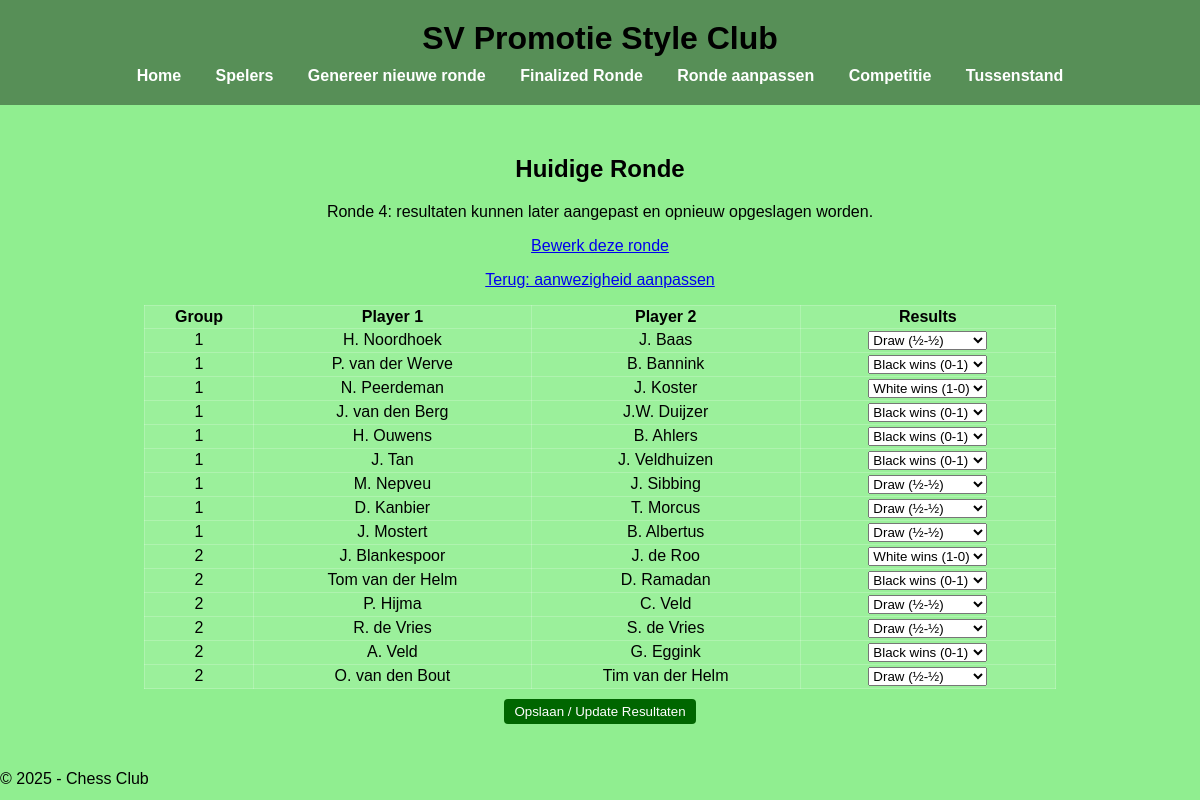
The page /finalized_round?round_id=4 on the database its author committed.
### tables this page shows
CREATE TABLE Pairings(
    Id INTEGER PRIMARY KEY AUTOINCREMENT,
    PlayerId1 text NOT NULL,
    PlayerId2 text NOT NULL,
    RoundId int NOT NULL,
    GroupNumber int NOT NULL,
    ResultsType int,
    Last_Update datetime NOT NULL DEFAULT CURRENT_TIMESTAMP,
    FOREIGN KEY (PlayerId1) REFERENCES Players(Id),
    FOREIGN KEY (PlayerId2) REFERENCES Players(Id),
    FOREIGN KEY (RoundId) REFERENCES Rounds(Id)
);

CREATE TABLE Players(
    Id text PRIMARY KEY,
    Name text NOT NULL,
    GroupNumber int NOT NULL,
    Active boolean NOT NULL,
    Rating int,
    Type text,
    Last_Update datetime NOT NULL DEFAULT CURRENT_TIMESTAMP
);

### app.py (the view)
@app.route("/finalized_round")
def finalize_round():
    selected_round = request.args.get("round_id", type=int)
    if selected_round is None:
        selected_round = get_latest_round_with_pairings()
    if selected_round is None:
        return render_template("finalized-round.html", pairings=[], round_id=None)
    rows = query_db(
        """SELECT b.Name, c.Name, RoundId, a.GroupNumber,a.ResultsType,a.Id FROM Pairings a
           LEFT JOIN Players b ON a.PlayerId1 = b.Id
           LEFT JOIN Players c ON a.PlayerId2 = c.Id
           WHERE a.RoundId = ?
           ORDER BY a.GroupNumber ASC""",
        (selected_round,),
    )
    pairings = [
    {"player1": r[0], "player2": r[1], "round": r[2], "group": r[3],"Result": r[4],"Id": r[5]}
    for r in rows
    ]
    return render_template("finalized-round.html", pairings=pairings, round_id=selected_round)

### app.py (called while the page is built)
def query_db(query, args=(), one=False):
    conn = sqlite3.connect(DATABASE)
    cursor = conn.cursor()
    cursor.execute(query, args)
    rows = cursor.fetchall()
    conn.close()
    return rows if not one else rows[0] if rows else None

### templates/finalized-round.html (shortened to what this page needs)
{% extends "base.html" %}
{% block content %}
  <h2>Huidige Ronde</h2>
  {% if round_id %}
    <p>Ronde {{ round_id }}: resultaten kunnen later aangepast en opnieuw opgeslagen worden.</p>
    <p><a href="/round-editor?round_id={{ round_id }}" class="btn">Bewerk deze ronde</a></p>
  {% endif %}
  <p><a href="/player-overview" class="btn">Terug: aanwezigheid aanpassen</a></p>
  <table id="pairingTable">
    <thead>
      <tr><th>Group</th><th>Player 1</th><th>Player 2</th><th>Results</th></tr>
    </thead>
    <tbody>
      {% for p in pairings %}
      <tr data-pairing-id="{{ p.Id }}">
        <td>{{ p.group }}</td>
        <td>{{ p.player1 }}</td>
        <td>{{ p.player2 }}</td>
        <td>
          <select class="result-select"
                  onchange="submitResult({{ p.Id }}, this.value)">
            <option value="1" {% if p.Result == 1 %}selected{% endif %}>White wins (1-0)</option>
            <option value="2" {% if p.Result == 2 %}selected{% endif %}>Black wins (0-1)</option>
            <option value="3" {% if p.Result == 3 %}selected{% endif %}>Draw (½-½)</option>
          </select>
        </td>
      </tr>
      {% endfor %}
    </tbody>
  </table>
  <form method="POST" action="/save-results">
    <button type="submit" class="btn">Opslaan / Update Resultaten</button>
  </form>
  {% endblock %}

### static/style.css (style rules this page uses)
body { margin: 0; font-family: Arial, sans-serif; color: black; background: #90ee90; min-height: 100vh; }
table { margin: 10px auto; width: 80%; border-collapse: collapse; background: rgba(255,255,255,0.1); }
th, td { padding: 2px; border: 1px solid rgba(255,255,255,0.2); }
button { background: #006600; color: white; border: none; padding: 5px 10px; cursor: pointer; border-radius: 4px; }

### rows shown on the page
Pairings: group "1", player1 "H. Noordhoek", player2 "J. Baas", Id "Draw (½-½)"
Pairings: group "1", player1 "P. van der Werve", player2 "B. Bannink", Id "Black wins (0-1)"
Pairings: group "1", player1 "N. Peerdeman", player2 "J. Koster", Id "White wins (1-0)"
Pairings: group "1", player1 "J. van den Berg", player2 "J.W. Duijzer", Id "Black wins (0-1)"
Pairings: group "1", player1 "H. Ouwens", player2 "B. Ahlers", Id "Black wins (0-1)"
Pairings: group "1", player1 "J. Tan", player2 "J. Veldhuizen", Id "Black wins (0-1)"
Pairings: group "1", player1 "M. Nepveu", player2 "J. Sibbing", Id "Draw (½-½)"
Pairings: group "1", player1 "D. Kanbier", player2 "T. Morcus", Id "Draw (½-½)"
Pairings: group "1", player1 "J. Mostert", player2 "B. Albertus", Id "Draw (½-½)"
Pairings: group "2", player1 "J. Blankespoor", player2 "J. de Roo", Id "White wins (1-0)"
Pairings: group "2", player1 "Tom van der Helm", player2 "D. Ramadan", Id "Black wins (0-1)"
Pairings: group "2", player1 "P. Hijma", player2 "C. Veld", Id "Draw (½-½)"
Pairings: group "2", player1 "R. de Vries", player2 "S. de Vries", Id "Draw (½-½)"
Pairings: group "2", player1 "A. Veld", player2 "G. Eggink", Id "Black wins (0-1)"
Pairings: group "2", player1 "O. van den Bout", player2 "Tim van der Helm", Id "Draw (½-½)"

### other values the page prints
{{ round_id }} "4"
